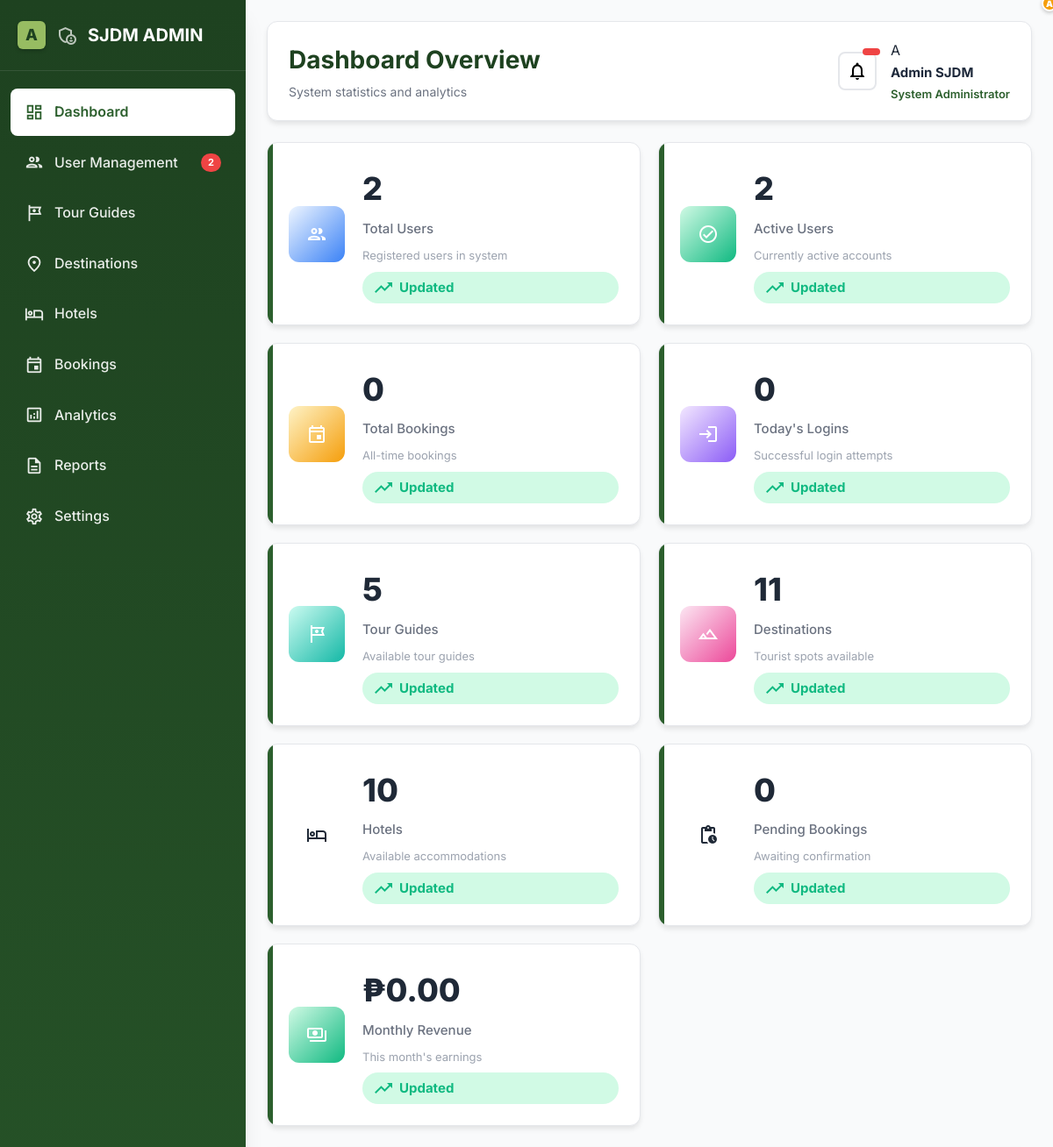
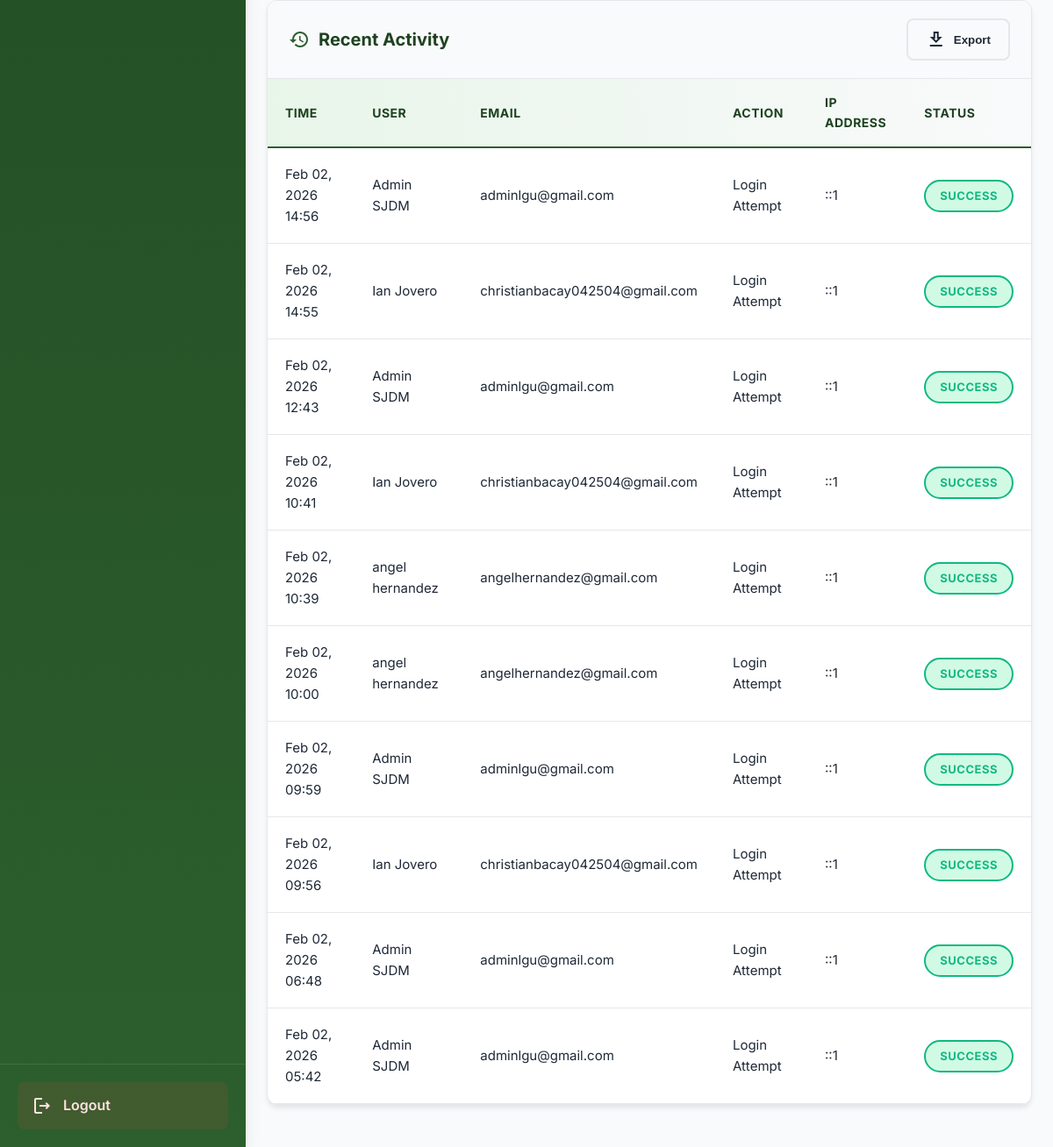
Page /admin/dashboard.php (signed in) on the committed database (2 pictures, top to bottom).
### tables this page shows
CREATE TABLE `admin_menu` (
    `id` int(11) NOT NULL AUTO_INCREMENT,
    `title` varchar(50) NOT NULL,
    `icon` varchar(50) NOT NULL,
    `link` varchar(255) NOT NULL,
    `badge_query` varchar(50) DEFAULT NULL,
    `display_order` int(11) DEFAULT 0,
    `is_active` tinyint(1) DEFAULT 1,
    PRIMARY KEY (`id`)
);

CREATE TABLE `users` (
    `id` int(11) NOT NULL,
    `first_name` varchar(50) NOT NULL,
    `last_name` varchar(50) NOT NULL,
    `email` varchar(100) NOT NULL,
    `password` varchar(255) NOT NULL,
    `user_type` enum('user', 'admin') DEFAULT 'user',
    `status` enum(
        'active',
        'inactive',
        'suspended'
    ) DEFAULT 'active',
    `created_at` timestamp NOT NULL DEFAULT current_timestamp(),
    `updated_at` timestamp NOT NULL DEFAULT current_timestamp() ON UPDATE current_timestamp(),
    `last_login` timestamp NULL DEFAULT NULL
);

CREATE TABLE `dashboard_widgets` (
    `id` int(11) NOT NULL AUTO_INCREMENT,
    `widget_type` varchar(50) NOT NULL DEFAULT 'stat',
    `title` varchar(100) NOT NULL,
    `subtitle` varchar(255) DEFAULT NULL,
    `icon` varchar(50) DEFAULT NULL,
    `color_class` varchar(20) DEFAULT NULL,
    `query_key` varchar(50) NOT NULL,
    `display_order` int(11) DEFAULT 0,
    `is_active` tinyint(1) DEFAULT 1,
    PRIMARY KEY (`id`)
);

### config/auth.php (called while the page is built, shortened)
<?php
function getCurrentUserId() {
    return isset($_SESSION['user_id']) ? $_SESSION['user_id'] : null;
}
function getCurrentUser() {
    $conn = getDatabaseConnection();
    $userId = getCurrentUserId();
    $stmt = $conn->prepare("SELECT id, first_name, last_name, email, user_type, status FROM users WHERE id = ?");
    $stmt->bind_param("i", $userId);
    $stmt->execute();
    $result = $stmt->get_result();
    $user = $result->fetch_assoc();
    return $user;
}
?>

### admin/dashboard.php (the view, shortened to what this page needs)
<?php
require_once __DIR__ . '/../config/auth.php';
$currentUser = getCurrentUser();
$conn = getDatabaseConnection();
$totalUsers = 0;
$totalBookings = 0;
$activeUsers = 0;
$todayLogins = 0;
$totalGuides = 0;
$totalDestinations = 0;
$totalHotels = 0;
$pendingBookings = 0;
$monthlyRevenue = 0;
if ($conn) {
    $settings = [];
    $result = $conn->query("SELECT setting_key, setting_value FROM dashboard_settings");
    if ($result) {
        while ($row = $result->fetch_assoc()) {
            $settings[$row['setting_key']] = $row['setting_value'];
        }
    }
    $pageTitle = $settings['page_title'] ?? 'Dashboard Overview';
    $pageSubtitle = $settings['page_subtitle'] ?? 'System statistics and analytics';
    $logoText = $settings['admin_logo_text'] ?? 'SJDM ADMIN';
    $adminInfo = ['role_title' => 'Administrator', 'admin_mark' => 'A'];
    $stmt = $conn->prepare("SELECT admin_mark, role_title FROM admins WHERE user_id = ?");
    $userId = $currentUser['id'];
    $stmt->bind_param("i", $userId);
    $stmt->execute();
    $result = $stmt->get_result();
    if ($row = $result->fetch_assoc()) {
        $adminInfo = $row;
    }
    $menuItems = [];
    $result = $conn->query("SELECT * FROM admin_menu WHERE is_active = 1 ORDER BY display_order ASC");
    if ($result) {
        while ($row = $result->fetch_assoc()) {
            $menuItems[] = $row;
        }
    }
    $widgets = [];
    $result = $conn->query("SELECT * FROM dashboard_widgets WHERE is_active = 1 ORDER BY display_order ASC");
    if ($result) {
        while ($row = $result->fetch_assoc()) {
            $widgets[] = $row;
        }
    }
    $result = $conn->query("SELECT COUNT(*) as total FROM users WHERE user_type = 'user'");
    if ($result) {
        $totalUsers = $result->fetch_assoc()['total'];
    }
    $result = $conn->query("SELECT COUNT(*) as total FROM users WHERE user_type = 'user' AND status = 'active'");
    if ($result) {
        $activeUsers = $result->fetch_assoc()['total'];
    }
    $result = $conn->query("SELECT COUNT(*) as total FROM bookings");
    if ($result) {
        $totalBookings = $result->fetch_assoc()['total'];
    }
    $result = $conn->query("SELECT COUNT(*) as total FROM bookings WHERE status = 'pending'");
    if ($result) {
        $pendingBookings = $result->fetch_assoc()['total'];
    }
    $result = $conn->query("SELECT COUNT(DISTINCT user_id) as total FROM login_activity WHERE DATE(login_time) = CURDATE() AND status = 'success'");
    if ($result) {
        $todayLogins = $result->fetch_assoc()['total'];
    }
    $result = $conn->query("SELECT COUNT(*) as total FROM tour_guides WHERE status = 'active'");
    if ($result) {
        $totalGuides = $result->fetch_assoc()['total'];
    }
    $result = $conn->query("SELECT COUNT(*) as total FROM tourist_spots WHERE status = 'active'");
    if ($result) {
        $totalDestinations = $result->fetch_assoc()['total'];
    }
    $result = $conn->query("SELECT COUNT(*) as total FROM hotels WHERE status = 'active'");
    if ($result) {
        $totalHotels = $result->fetch_assoc()['total'];
    }
    $result = $conn->query("SELECT COALESCE(SUM(total_amount), 0) as total FROM bookings WHERE status = 'confirmed' AND MONTH(created_at) = MONTH(CURDATE()) AND YEAR(created_at) = YEAR(CURDATE())");
    if ($result) {
        $monthlyRevenue = $result->fetch_assoc()['total'];
    }
    $queryValues = [
        'totalUsers' => $totalUsers,
        'activeUsers' => $activeUsers,
        'totalBookings' => $totalBookings,
        'pendingBookings' => $pendingBookings,
        'todayLogins' => $todayLogins,
        'totalGuides' => $totalGuides,
        'totalDestinations' => $totalDestinations,
        'totalHotels' => $totalHotels,
        'monthlyRevenue' => '₱' . number_format($monthlyRevenue, 2)
    ];
}
?>
<!DOCTYPE html>
<html lang="en">
<head>
    <link rel="stylesheet" href="admin-styles.css">
</head>
<body>
    <div class="admin-container">
        <aside class="sidebar">
            <div class="sidebar-header">
                <div class="logo">
                    <span class="mark-icon"><?php echo $adminInfo['admin_mark'] ?? 'A'; ?></span>
                    <span class="material-icons-outlined">admin_panel_settings</span>
                    <span><?php echo $logoText; ?></span>
                </div>
            </div>
            <nav class="sidebar-nav">
                <?php foreach ($menuItems as $item):
                    $isActive = basename($_SERVER['PHP_SELF']) == $item['link'] ? 'active' : '';
                    $badgeVal = 0;
                    if ($item['badge_query'] && isset($queryValues[$item['badge_query']])) {
                        $badgeVal = $queryValues[$item['badge_query']];
                    }
                ?>
                <a href="<?php echo $item['link']; ?>" class="nav-item <?php echo $isActive; ?>">
                    <span class="material-icons-outlined"><?php echo $item['icon']; ?></span>
                    <span><?php echo $item['title']; ?></span>
                    <?php if ($badgeVal > 0): ?>
                        <span class="badge"><?php echo $badgeVal; ?></span>
                    <?php endif; ?>
                </a>
                <?php endforeach; ?>
            </nav>
            <div class="sidebar-footer">
                <a href="logout.php" class="logout-btn">
                    <span class="material-icons-outlined">logout</span>
                    <span>Logout</span>
                </a>
            </div>
        </aside>
        <main class="main-content">
            <header class="top-bar">
                <div class="page-title">
                    <h1 id="pageTitle"><?php echo $pageTitle; ?></h1>
                    <p id="pageSubtitle"><?php echo $pageSubtitle; ?></p>
                </div>
                <div class="top-bar-actions">
                    <button class="icon-btn" title="Notifications">
                        <span class="material-icons-outlined">notifications</span>
                        <span class="badge"><?php echo $totalBookings > 0 ? $totalBookings : ''; ?></span>
                    </button>
                    <div class="user-profile">
                        <div class="avatar">
                            <span class="admin-mark-badge"><?php echo $adminInfo['admin_mark'] ?? 'A'; ?></span>
                            <span><?php echo strtoupper(substr($currentUser['first_name'], 0, 1)); ?></span>
                        </div>
                        <div class="user-info">
                            <p class="user-name"><?php echo htmlspecialchars($currentUser['first_name'] . ' ' . $currentUser['last_name']); ?></p>
                            <p class="user-role"><?php echo $adminInfo['role_title']; ?></p>
                        </div>
                    </div>
                </div>
            </header>
            <div class="content-area">
                <div class="stats-grid">
                    <?php foreach ($widgets as $widget):
                        $val = $queryValues[$widget['query_key']] ?? 0;
                    ?>
                    <div class="stat-card" data-stat="<?php echo $widget['query_key']; ?>">
                        <div class="stat-icon <?php echo $widget['color_class']; ?>">
                            <span class="material-icons-outlined"><?php echo $widget['icon']; ?></span>
                        </div>
                        <div class="stat-details">
                            <h3><?php echo $val; ?></h3>
                            <p><?php echo $widget['title']; ?></p>
                            <div class="stat-meta"><?php echo $widget['subtitle']; ?></div>
                            <div class="stat-trend positive">
                                <span class="material-icons-outlined">trending_up</span>
                                <span>Updated</span>
                            </div>
                        </div>
                    </div>
                    <?php endforeach; ?>
                </div>
                <div class="card">
                    <div class="card-header">
                        <h2><span class="material-icons-outlined">history</span> Recent Activity</h2>
                        <button class="btn-secondary" onclick="admin.exportActivity()">
                            <span class="material-icons-outlined">download</span>
                            Export
                        </button>
                    </div>
                    <div class="table-container">
                        <table class="data-table">
                            <thead>
                                <tr>
                                    <th>Time</th>
                                    <th>User</th>
                                    <th>Email</th>
                                    <th>Action</th>
                                    <th>IP Address</th>
                                    <th>Status</th>
                                </tr>
                            </thead>
                            <tbody id="recentActivityTable">
                                <?php
                                if ($conn) {
                                    $query = "SELECT u.first_name, u.last_name, u.email, la.login_time, la.ip_address, la.status
                                              FROM login_activity la
                                              JOIN users u ON la.user_id = u.id
                                              ORDER BY la.login_time DESC
                                              LIMIT 10";
                                    $result = $conn->query($query);
                                    if ($result && $result->num_rows > 0) {
                                        while ($row = $result->fetch_assoc()) {
                                            $statusClass = $row['status'] === 'success' ? 'success' : 'failed';
                                            echo '<tr>';
                                            echo '<td>' . date('M d, Y H:i', strtotime($row['login_time'])) . '</td>';
                                            echo '<td>' . htmlspecialchars($row['first_name'] . ' ' . $row['last_name']) . '</td>';
                                            echo '<td>' . htmlspecialchars($row['email']) . '</td>';
                                            echo '<td>Login Attempt</td>';
                                            echo '<td>' . ($row['ip_address'] ?? 'N/A') . '</td>';
                                            echo '<td><span class="status-badge ' . $statusClass . '">' . ucfirst($row['status']) . '</span></td>';
                                            echo '</tr>';
                                        }
                                    }
                                }
                                ?>
                            </tbody>
                        </table>
                    </div>
                </div>
            </div>
        </main>
    </div>
</body>
</html>

### rows in the picture
admin_menu: title "Dashboard"
admin_menu: title "User Management", badge_query "2"
admin_menu: title "Tour Guides"
admin_menu: title "Destinations"
admin_menu: title "Hotels"
admin_menu: title "Bookings"
admin_menu: title "Analytics"
admin_menu: title "Reports"
admin_menu: title "Settings"
users: first_name "A", first_name+last_name "Admin SJDM"
dashboard_widgets: query_key "2", title "Total Users", subtitle "Registered users in system"
dashboard_widgets: query_key "2", title "Active Users", subtitle "Currently active accounts"
dashboard_widgets: query_key "0", title "Total Bookings", subtitle "All-time bookings"
dashboard_widgets: query_key "0", title "Today's Logins", subtitle "Successful login attempts"
dashboard_widgets: query_key "5", title "Tour Guides", subtitle "Available tour guides"
dashboard_widgets: query_key "11", title "Destinations", subtitle "Tourist spots available"
dashboard_widgets: query_key "10", title "Hotels", subtitle "Available accommodations"
dashboard_widgets: query_key "0", title "Pending Bookings", subtitle "Awaiting confirmation"
dashboard_widgets: query_key "₱0.00", title "Monthly Revenue", subtitle "This month's earnings"

### other values in the picture
$adminInfo['admin_mark'] "A"
$logoText "SJDM ADMIN"
$pageTitle "Dashboard Overview"
$pageSubtitle "System statistics and analytics"
$adminInfo['role_title'] "System Administrator"
date('M d, Y H:i', strtotime($row['login_time'])) "Feb 02, 2026 14:56"
$row['first_name'] . ' ' . $row['last_name'] "Admin SJDM"
$row['email'] "adminlgu@gmail.com"
$row['ip_address'] "::1"
$row['status'] "SUCCESS"
date('M d, Y H:i', strtotime($row['login_time'])) "Feb 02, 2026 14:55"
$row['first_name'] . ' ' . $row['last_name'] "Ian Jovero"
$row['email'] "christianbacay042504@gmail.com"
date('M d, Y H:i', strtotime($row['login_time'])) "Feb 02, 2026 12:43"
date('M d, Y H:i', strtotime($row['login_time'])) "Feb 02, 2026 10:41"
